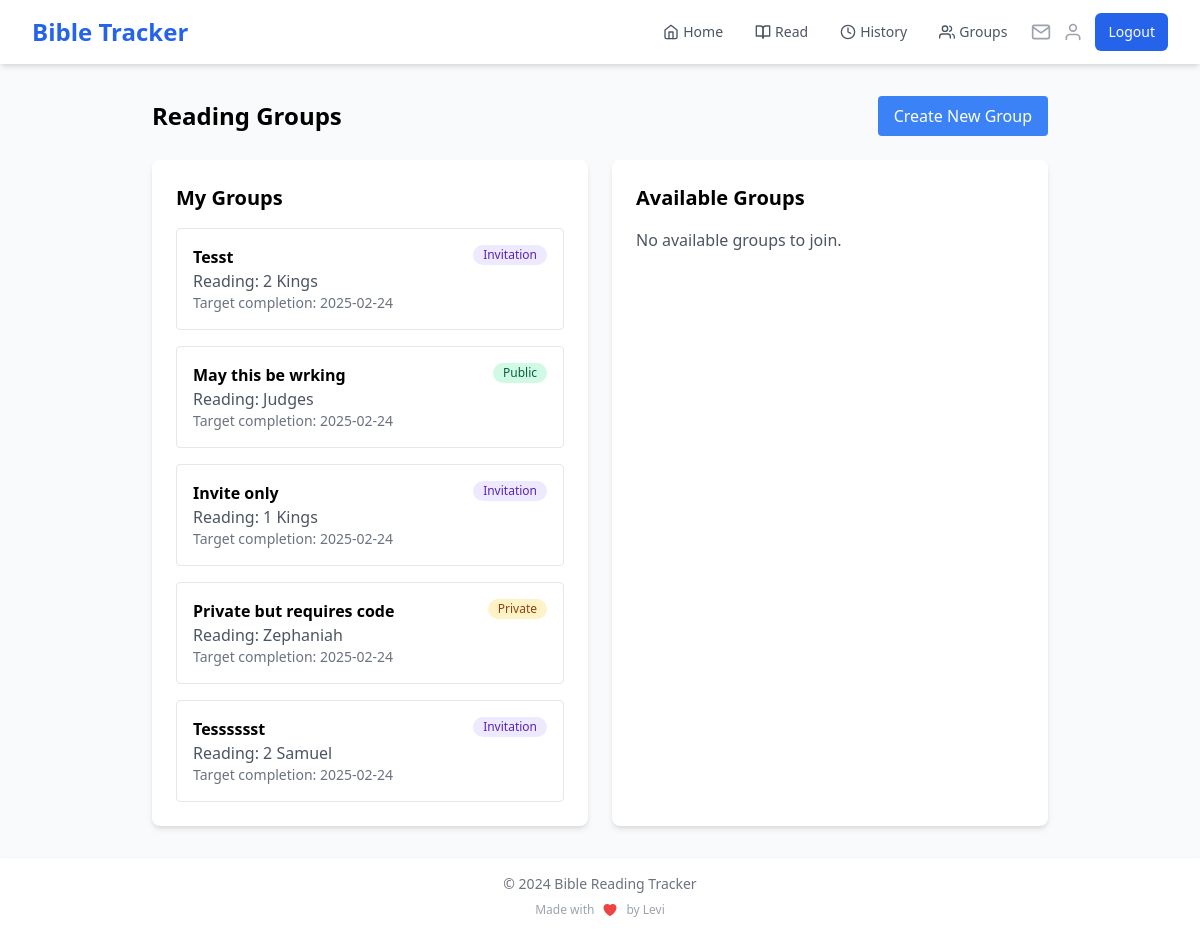
The page /groups (signed in) on the database as committed earlier.
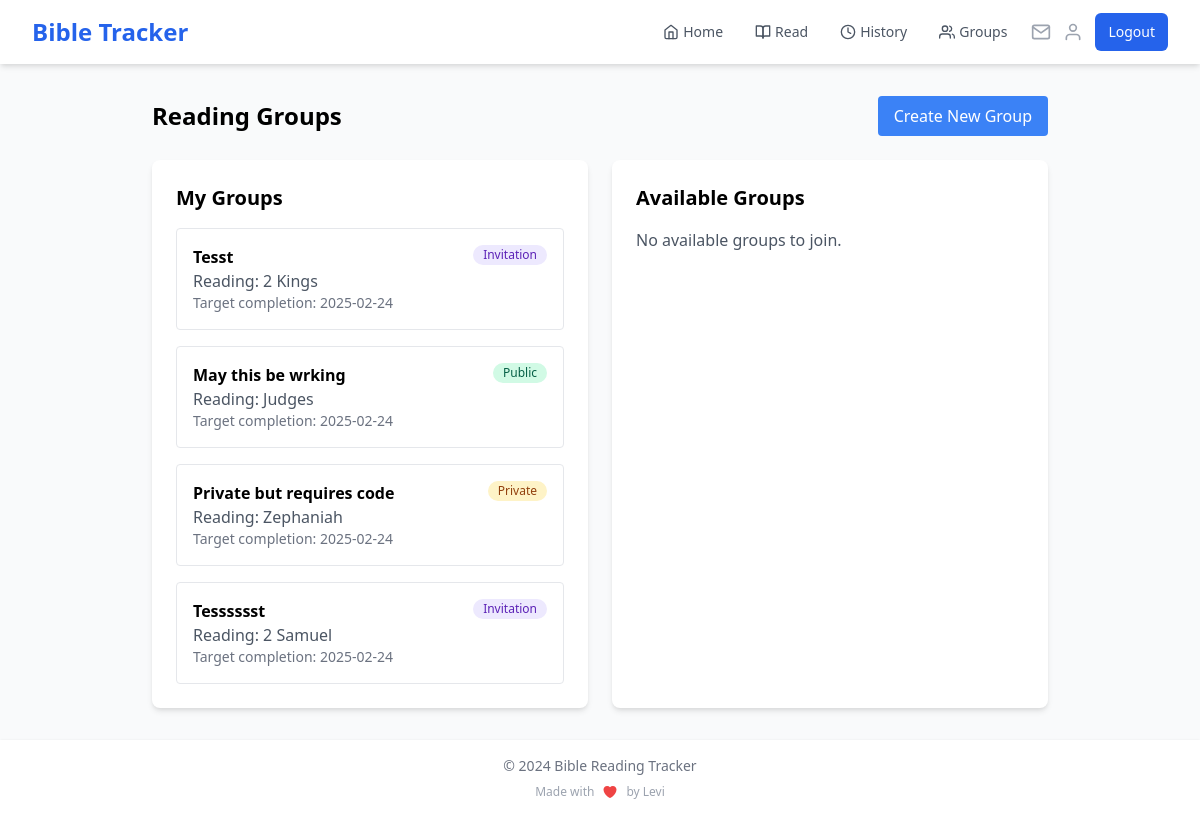
The same page on the database as committed later.
### app.py (models this page shows)
class ReadingGroup(db.Model):
    id = db.Column(db.Integer, primary_key=True)
    name = db.Column(db.String(100), nullable=False)
    description = db.Column(db.Text)
    created_at = db.Column(db.DateTime, default=datetime.utcnow)
    book = db.Column(db.String(50), nullable=False)
    current_chapter = db.Column(db.Integer, default=1)
    target_completion_date = db.Column(db.DateTime)
    creator_id = db.Column(db.Integer, db.ForeignKey('user.id'), nullable=False)
    visibility = db.Column(db.String(20), default='public')
    access_code = db.Column(db.String(20))
    members = db.relationship('GroupMember', backref='reading_group', lazy='joined')
    readings = db.relationship('GroupReading', backref='reading_group', lazy='dynamic')
    invitations = db.relationship('GroupInvitation', backref='reading_group', lazy='dynamic')

### app.py (the view)
@app.route('/groups')
@login_required
def list_groups():
    my_groups = ReadingGroup.query \
        .join(GroupMember) \
        .filter(GroupMember.user_id == current_user.id) \
        .all()
    available_groups = ReadingGroup.query \
        .filter(
            ReadingGroup.id.notin_(
                db.session.query(GroupMember.group_id)
                .filter_by(user_id=current_user.id)
            ),
            db.or_(
                ReadingGroup.visibility == 'public',
                ReadingGroup.visibility == 'private',  # Include private groups
                db.and_(
                    ReadingGroup.visibility == 'invitation',
                    ReadingGroup.id.in_(
                        db.session.query(GroupInvitation.group_id)
                        .filter(
                            GroupInvitation.email == current_user.email,
                            GroupInvitation.used == False,
                            GroupInvitation.expires_at > datetime.utcnow()
                        )
                    )
                )
            )
        ) \
        .all()
    return render_template('groups/list.html',
        my_groups=my_groups,
        available_groups=available_groups,
        current_user_name=current_user.name
    )

### app.py (called while the page is built)
@login_manager.user_loader
def load_user(user_id):
    if 'user_id' in session:
        return User.query.get(int(session['user_id']))
    return None

@app.context_processor
def inject_user_name():
    if current_user.is_authenticated:
        return dict(user_name=current_user.name)
    return dict(user_name='Guest')

@app.context_processor
def inject_invitation_count():
    if current_user.is_authenticated:
        invitation_count = GroupInvitation.query.filter(
            GroupInvitation.email == current_user.email,
            GroupInvitation.used == False,
            GroupInvitation.expires_at > datetime.utcnow()
        ).count()
        return dict(invitation_count=invitation_count)
    return dict(invitation_count=0)

### templates/groups/list.html
{% extends "base.html" %}
{% block content %}
<div class="max-w-4xl mx-auto">
    <div class="flex justify-between items-center mb-6">
        <h1 class="text-2xl font-bold">Reading Groups</h1>
        <a href="{{ url_for('create_group') }}" class="bg-blue-500 text-white px-4 py-2 rounded hover:bg-blue-600">
            Create New Group
        </a>
    </div>
    <div class="grid grid-cols-1 md:grid-cols-2 gap-6">
        <div class="bg-white p-6 rounded-lg shadow-md">
            <h2 class="text-xl font-semibold mb-4">My Groups</h2>
            {% if my_groups %}
                <div class="space-y-4">
                    {% for group in my_groups %}
                        <a href="{{ url_for('view_group', group_id=group.id) }}"
                           class="block p-4 border rounded hover:bg-gray-50">
                            <div class="flex justify-between items-start">
                                <div>
                                    <h3 class="font-semibold">{{ group.name }}</h3>
                                    <p class="text-gray-600">
                                        Reading: {{ group.book }}
                                    </p>
                                    <p class="text-sm text-gray-500">
                                        Target completion: {{ group.target_completion_date.strftime('%Y-%m-%d') }}
                                    </p>
                                </div>
                                <span class="inline-flex items-center px-2.5 py-0.5 rounded-full text-xs font-medium
                                    {% if group.visibility == 'public' %}
                                        bg-green-100 text-green-800
                                    {% elif group.visibility == 'private' %}
                                        bg-yellow-100 text-yellow-800
                                    {% else %}
                                        bg-purple-100 text-purple-800
                                    {% endif %}">
                                    {{ group.visibility|title }}
                                </span>
                            </div>
                        </a>
                    {% endfor %}
                </div>
            {% else %}
                <p class="text-gray-600">You haven't joined any reading groups yet.</p>
            {% endif %}
        </div>
        <div class="bg-white p-6 rounded-lg shadow-md">
            <h2 class="text-xl font-semibold mb-4">Available Groups</h2>
            {% if available_groups %}
                <div class="space-y-4">
                    {% for group in available_groups %}
                        <div class="p-4 border rounded">
                            <div class="flex justify-between items-start mb-2">
                                <div>
                                    <h3 class="font-semibold">{{ group.name }}</h3>
                                    <p class="text-gray-600">
                                        Reading:
                                        {% if group.id not in member_group_ids and (group.visibility == 'private' or group.visibility == 'invitation') %}
                                            <span class="blur">[Private]</span>
                                        {% else %}
                                            {{ group.book }}
                                        {% endif %}
                                    </p>
                                    <p class="text-sm text-gray-500">
                                        Target completion:
                                        {% if group.id not in member_group_ids and (group.visibility == 'private' or group.visibility == 'invitation') %}
                                            <span class="blur">[Private]</span>
                                        {% else %}
                                            {{ group.target_completion_date.strftime('%Y-%m-%d') }}
                                        {% endif %}
                                    </p>
                                </div>
                                <span class="inline-flex items-center px-2.5 py-0.5 rounded-full text-xs font-medium
                                    {% if group.visibility == 'public' %}
                                        bg-green-100 text-green-800
                                    {% elif group.visibility == 'private' %}
                                        bg-yellow-100 text-yellow-800
                                    {% else %}
                                        bg-purple-100 text-purple-800
                                    {% endif %}">
                                    {{ group.visibility|title }}
                                </span>
                            </div>
                            {% if group.visibility == 'public' %}
                                <a href="{{ url_for('join_group', group_id=group.id) }}"
                                   class="inline-block mt-2 text-blue-500 hover:text-blue-600">
                                    Join Group →
                                </a>
                            {% elif group.visibility == 'private' %}
                                <form action="{{ url_for('join_group', group_id=group.id) }}" method="POST" class="mt-2">
                                    <div class="flex space-x-2">
                                        <input type="text"
                                               name="access_code"
                                               placeholder="Enter access code"
                                               required
                                               class="flex-1 px-3 py-1 border rounded text-sm focus:ring-2 focus:ring-blue-500 focus:border-blue-500">
                                        <button type="submit"
                                                class="px-3 py-1 bg-blue-500 text-white rounded text-sm hover:bg-blue-600">
                                            Join
                                        </button>
                                    </div>
                                </form>
                            {% elif group.visibility == 'invitation' %}
                                <p class="mt-2 text-sm text-gray-600 italic">
                                    This group requires an invitation to join
                                </p>
                            {% endif %}
                        </div>
                    {% endfor %}
                </div>
            {% else %}
                <p class="text-gray-600">No available groups to join.</p>
            {% endif %}
        </div>
    </div>
</div>
{% endblock %}

### templates/base.html (shortened to what this page needs)
<!DOCTYPE html>
<html lang="en">
<head>
    <link href="https://cdn.jsdelivr.net/npm/tailwindcss@2.2.19/dist/tailwind.min.css" rel="stylesheet">
</head>
<body class="bg-gray-50 min-h-screen flex flex-col">
    <nav class="bg-white shadow-md">
        <div class="max-w-7xl mx-auto px-4 sm:px-6 lg:px-8">
            <div class="flex justify-between h-16 items-center">
                <div class="flex items-center justify-between w-full">
                    <div class="flex items-center">
                        <a href="{{ url_for('home') }}" class="text-xl sm:text-2xl font-bold text-blue-600">Bible Tracker</a>
                    </div>
                    <div class="flex items-center">
                        {% if current_user.is_authenticated %}
                        <div class="hidden sm:flex space-x-4 mr-4">
                            <a href="{{ url_for('home') }}" class="text-gray-600 hover:text-blue-600 px-2 py-1 text-sm font-medium flex items-center">
                                <i data-feather="home" class="mr-1 h-4 w-4"></i>Home
                            </a>
                            <a href="{{ url_for('read') }}" class="text-gray-600 hover:text-blue-600 px-2 py-1 text-sm font-medium flex items-center">
                                <i data-feather="book-open" class="mr-1 h-4 w-4"></i>Read
                            </a>
                            <a href="{{ url_for('history') }}" class="text-gray-600 hover:text-blue-600 px-2 py-1 text-sm font-medium flex items-center">
                                <i data-feather="clock" class="mr-1 h-4 w-4"></i>History
                            </a>
                            <a href="{{ url_for('list_groups') }}" class="text-gray-600 hover:text-blue-600 px-2 py-1 text-sm font-medium flex items-center">
                                <i data-feather="users" class="mr-1 h-4 w-4"></i>Groups
                            </a>
                        </div>
                        <div class="flex items-center space-x-3">
                            <a href="{{ url_for('view_invitations') }}" class="relative">
                                <i data-feather="mail" class="h-5 w-5 text-gray-400 hover:text-blue-600"></i>
                            </a>
                            <a href="{{ url_for('profile') }}" class="">
                                <i data-feather="user" class="h-5 w-5 text-gray-400 hover:text-blue-600"></i>
                            </a>
                            <a href="{{ url_for('logout') }}" class="hidden sm:inline-flex items-center px-3 py-2 border border-transparent text-sm font-medium rounded-md text-white bg-blue-600 hover:bg-blue-700">
                                Logout
                            </a>
                        </div>
                        {% endif %}
                    </div>
                </div>
            </div>
        </div>
    </nav>
    <main class="flex-grow container max-w-7xl mx-auto px-4 sm:px-6 lg:px-8 py-8">
        {% block content %}
        {% endblock %}
    </main>
    <footer class="bg-white shadow">
        <div class="max-w-7xl mx-auto py-4 px-4 sm:px-6 lg:px-8 text-center">
            <div class="text-gray-500 text-sm">
                © 2024 Bible Reading Tracker
            </div>
            <div class="mt-2 text-xs text-gray-400 flex items-center justify-center">
                <span class="mr-2">Made with</span>
                <span class="ml-2">by Levi</span>
            </div>
        </div>
    </footer>
</body>
</html>

Rows that differ between the two databases and show on the page:
removed ReadingGroup: name "Invite only", book "1 Kings", target_completion_date "2025-02-24", visibility "Invitation"
